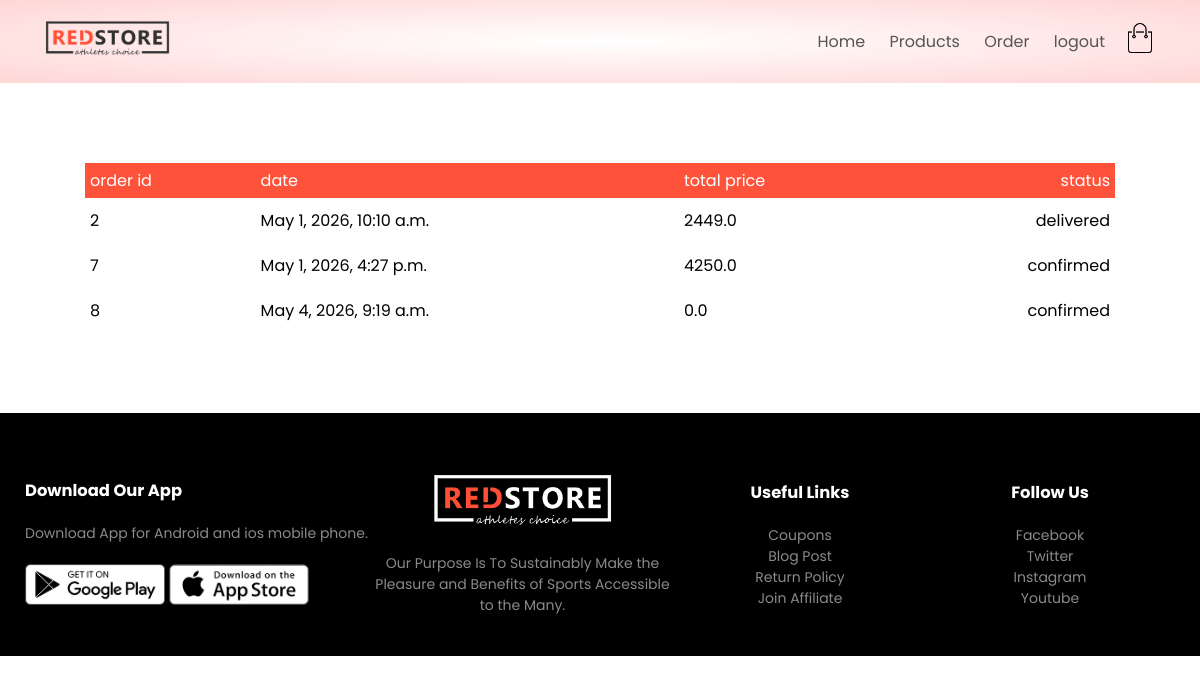
The app's page /orders/orders (signed in) with its own data.
### orders/models.py (models this page shows, shortened)
class order(models.Model):
    LIVE=1
    DELETE=0
    DELETE_CHOICES=((LIVE,'live'),(DELETE,'Delete'))
    CART_STAGE=1
    ORDER_COMFIRMED=1
    ORDER_PROCESSED=2
    ORDER_DELIVERD=3
    ORDER_REJECTED=4
    STATUS_CHOICE=((ORDER_COMFIRMED,"ORDER_COMFIRMED"),
                   (ORDER_PROCESSED,"ORDER_PROCESSED"),
                   (ORDER_DELIVERD,"ORDER_DELIVERED"),
                   (ORDER_REJECTED,"ORDER_REJECTED")
                   )
    order_status=models.IntegerField(choices=STATUS_CHOICE,default=CART_STAGE)
    total_price=models.FloatField(default=0)
    owner =models.ForeignKey(customer,on_delete=models.SET_NULL,null=True,related_name='orders')
    delete_status=models.IntegerField(choices=DELETE_CHOICES,default=LIVE)
    created_at=models.DateTimeField(auto_now_add=True)
    updated_at=models.DateTimeField(auto_now=True)

### orders/views.py (the view)
# urls.py: path('orders',views.show_order,name='orders'),
@login_required(login_url='account')
def show_order(request):
    user=request.user
    customer=user.customer_profile
    all_orders=order.objects.filter(owner=customer)
    context = {'orders': all_orders}
    return render(request,'order.html',context)

### orders/templatetags/getstatus.py (called while the page is built)
@register.simple_tag(name="getstatus")
def getstatus(status):
   status=status-1
   status_array=[' confirmed','processed','delivered','rejected']
   return status_array[status]

### templates/order.html
{% extends 'base.html' %}
{% block content %}
{% if messages %}
    {% for messages in messages %}
        <li>{{ messages }}</li>
    {% endfor %}
{% else %}
  {% include 'order_container.html' %}
{% endif %}
{% endblock content %}

### templates/order_container.html
  {% load getstatus %}
   <div class="small-container cart-page">
      {% if orders %}
        <table>
            <tr>
                <th>order id</th>
                <th>date</th>
                <th>total price</th>
                <th>status</th>
            </tr>
            {% for order in orders %}
            <tr>
            <td> {{ order.id }}</td>
            <td> {{ order.created_at }}</td>
            <td> {{ order.total_price }}</td>
            <td> {% getstatus order.order_status %}</td>
            </tr>
            {% endfor %}
        </table>
        {% else %}
        <p>no orders </p>
        {% endif %}
    </div>

### static/css/style.css (style rules this page uses)
* { margin: 0; padding: 0; box-sizing: border-box; }
body { font-family: 'Poppins', sans-serif; }
.small-container { max-width: 1080px; margin: auto; padding-left: 25px; padding-right: 25px; }
.cart-page { margin: 80px auto; }
table { width: 100%; border-collapse: collapse; }
th { text-align: left; padding: 5px; color: #fff; background: #ff523b; font-weight: normal; }
td { padding: 10px 5px; }
td:last-child { text-align: right; }
th:last-child { text-align: right; }

### records on screen
order: id "2", created_at "May 1, 2026, 10:10 a.m.", total_price "2449.0", order_status "delivered"
order: id "7", created_at "May 1, 2026, 4:27 p.m.", total_price "4250.0", order_status "confirmed"
order: id "8", created_at "May 4, 2026, 9:19 a.m.", total_price "0.0", order_status "confirmed"
